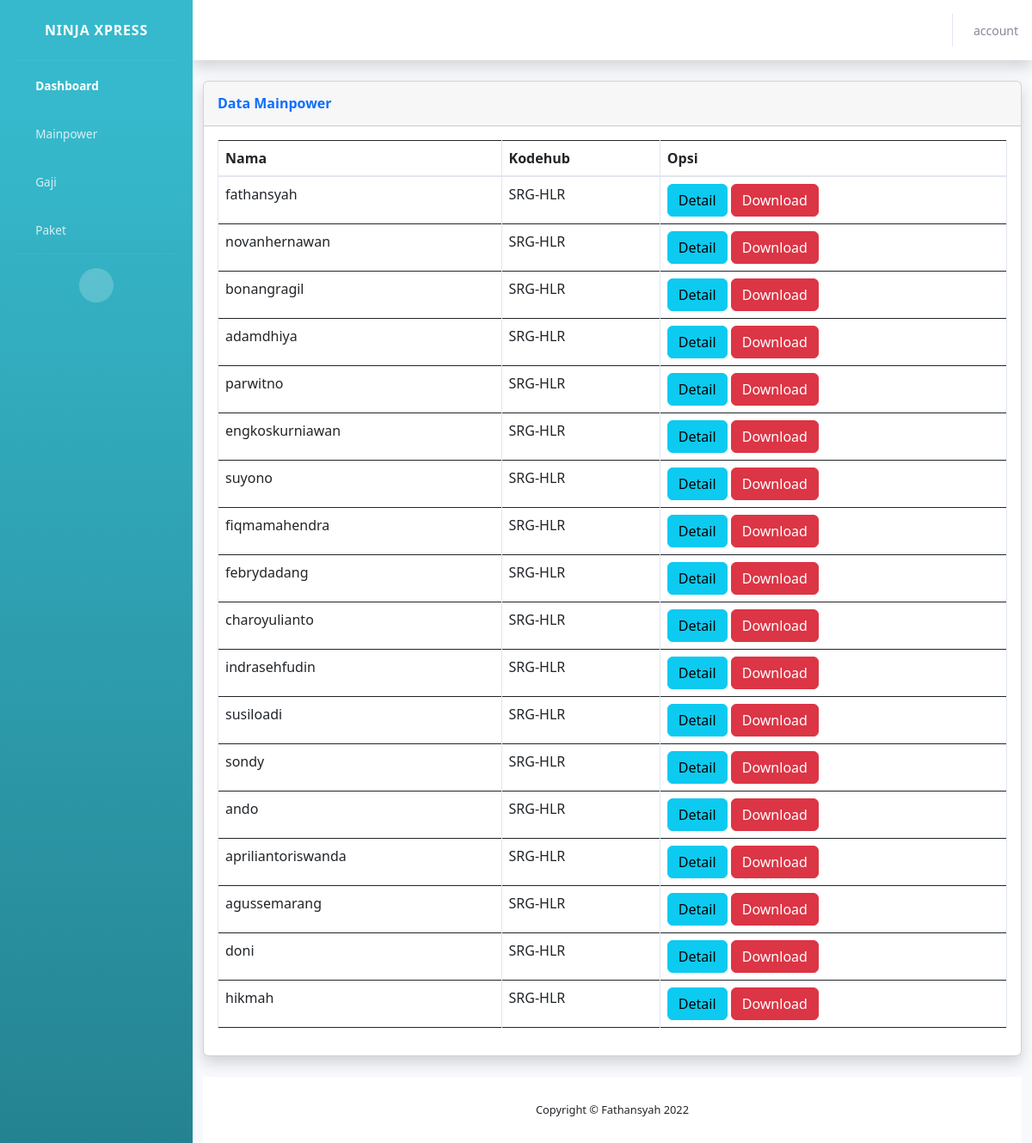
The page /gaji/ (signed in) on the database its author committed.
### core/models.py (models this page shows)
class User(AbstractUser):
    is_admin = models.BooleanField("Is Admin", default=False)
    is_fl = models.BooleanField("Is Freelance", default=False)
    is_captain = models.BooleanField("Is Captain", default=False)
    is_staff = models.BooleanField("is Staff", default=False)
    is_rider = models.BooleanField("is Rider", default=False)
    branch = models.CharField(max_length=100)
    nik = models.CharField(max_length=100)
    telp = models.CharField(max_length=14)
    kodehub = models.CharField(max_length=100)

### core/views.py (the view)
# urls.py: path('gaji/', views.GajiPage, name='gaji'),
@login_required(login_url='login')  # type: ignore
def GajiPage(request):
	if request.user.is_authenticated:
		user = get_user_model()
		data = user.objects.all().exclude(is_admin=True)
		context = {'datafl':data}
		return render(request, 'adminfl/gaji.html', context) # type: ignore

### core/templates/adminfl/gaji.html
{% extends 'baseadmin.html' %}
{% block content %}
<div class="card shadow mb-4">
  <div class="card-header py-3">
      <h6 class="m-0 font-weight-bold text-primary">Data Mainpower</h6>
  </div>
  <div class="card-body">
      <div class="table-responsive">
          <table class="table table-bordered" id="dataTable" width="100%" cellspacing="0">
              <thead>
                  <tr>
                      <th>Nama</th>
                      <th>Kodehub</th>
                      <th>Opsi</th>
                  </tr>
              </thead>
              <tbody>
                {% for user in datafl %}
                  <tr>
                    <td>{{user.username}}</td>
                    <td>{{user.kodehub}}</td>
                    <td>
                      <a type="button" class="btn btn-info"href="{% url 'detailgaji' user.username%}">Detail</a>
                      <a type="button" class="btn btn-danger"href="{% url 'pdf_view' user.username %}">Download</a>
                    </td>
                  </tr>
                  {% endfor %}
              </tbody>
          </table>
      </div>
  </div>
</div>
{% endblock content %}

### rows shown on the page
User: username "fathansyah", kodehub "SRG-HLR"
User: username "novanhernawan", kodehub "SRG-HLR"
User: username "bonangragil", kodehub "SRG-HLR"
User: username "adamdhiya", kodehub "SRG-HLR"
User: username "parwitno", kodehub "SRG-HLR"
User: username "engkoskurniawan", kodehub "SRG-HLR"
User: username "suyono", kodehub "SRG-HLR"
User: username "fiqmamahendra", kodehub "SRG-HLR"
User: username "febrydadang", kodehub "SRG-HLR"
User: username "charoyulianto", kodehub "SRG-HLR"
User: username "indrasehfudin", kodehub "SRG-HLR"
User: username "susiloadi", kodehub "SRG-HLR"
User: username "sondy", kodehub "SRG-HLR"
User: username "ando", kodehub "SRG-HLR"
User: username "apriliantoriswanda", kodehub "SRG-HLR"
User: username "agussemarang", kodehub "SRG-HLR"
User: username "doni", kodehub "SRG-HLR"
User: username "hikmah", kodehub "SRG-HLR"
